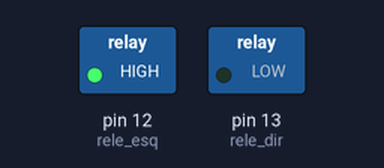
This sketch was run on a simulated Arduino Uno, built with avr-gcc and run on an emulated ATmega328P. Shown: switched loads named in the sketch (green lamp = pin HIGH).

Above: at 1.5 s.
At 4.5 s:
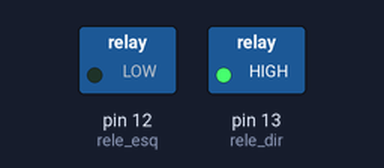
Timing chart, 0 to 7.8 s (numbered marks = the images above):
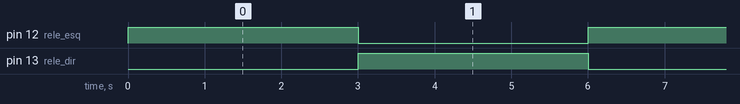

Measured:
- by itself, pin 12 (rele_esq), pin 13 (rele_dir): alternates HIGH for 3.0 s and LOW for 3.0 s

The sketch:

2rele.ino
```cpp
#include <Arduino.h>

#define rele_dir 13
#define rele_esq 12

void setup() {

    pinMode(rele_dir, OUTPUT);
    pinMode(rele_esq, OUTPUT);
}


void loop() {

    digitalWrite(rele_dir, LOW);
    digitalWrite(rele_esq, HIGH);
    delay(3000);


    digitalWrite(rele_dir, HIGH);
    digitalWrite(rele_esq, LOW);
    delay(3000);
}
```
